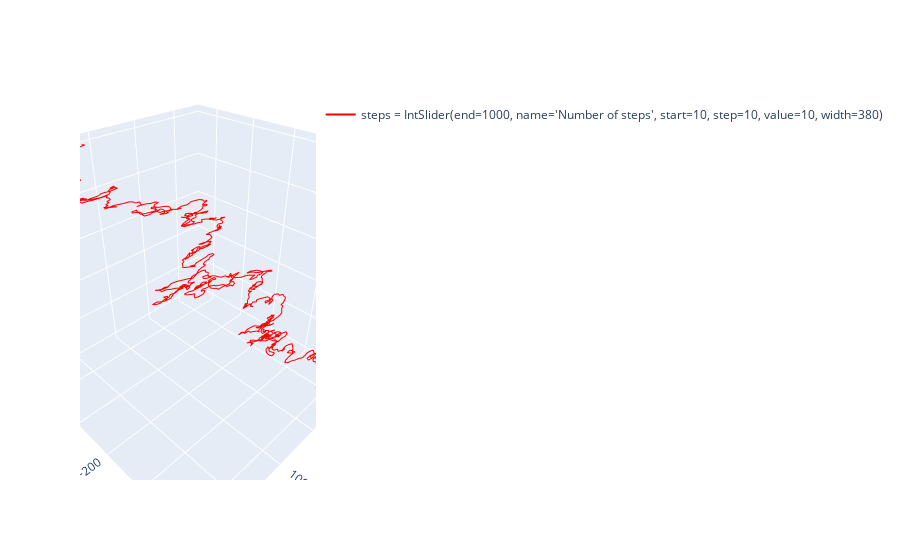

Here is the notebook cell this chart was saved with:
### Code cell
fig_traj_rw = go.Figure()
rw_df = Levy_2d(1000, 5, [0,0], 0.4, 0.6)

fig_traj_rw.add_trace(
    go.Scatter3d(
        x = rw_df.x_pos,
        y = rw_df.y_pos,
        z = rw_df.index,
        marker = dict(size=2),
        line = dict(color='red', width=2),
        mode = 'lines',
        name = f'steps = {n_steps}',
        showlegend = True
    )
)
print("Hola")

### Figure 1 — Plotly figure (JSON) as saved in the notebook; plotly's stock layout.template omitted (floating-point values rounded to 4 significant figures; data arrays with more than 128 entries replaced by an {"elided": "..."} marker saying what was removed)
{"data": [{"line": {"color": "red", "width": 2}, "marker": {"size": 2}, "mode": "lines", "name": "steps = IntSlider(end=1000, name='Number of steps', start=10, step=10, value=10, width=380)", "showlegend": true, "type": "scatter3d", "x": {"elided": "1000 float values"}, "y": {"elided": "1000 float values"}, "z": {"elided": "1000 int values"}}], "layout": {"autosize": true, "scene": {"aspectmode": "auto", "aspectratio": {"x": 1, "y": 1, "z": 1}, "camera": {"center": {"x": 0, "y": 0, "z": 0}, "eye": {"x": 0.9989, "y": 0.9989, "z": 0.9989}, "projection": {"type": "perspective"}, "up": {"x": 0, "y": 0, "z": 1}}}}}
